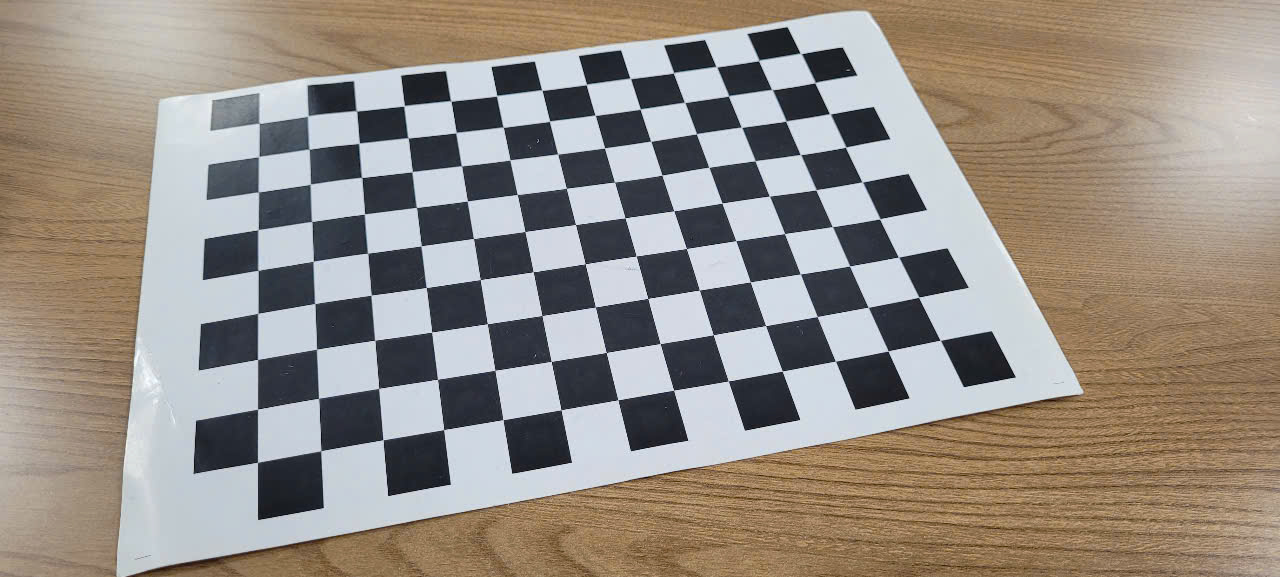
#> input picture assets/data_1.jpg, 1280 x 577 px
$ jupyter execute cam_calibration.ipynb
#> lines starting #> are read from the running program, lines starting #| are printed output that depends on the picture
[cell 1]
import cv2
import matplotlib.pyplot as plt

[cell 2]
plt.figure(figsize=(16, 10))
plt.subplot(1, 2, 1)
plt.imshow(plt.imread("assets/data_1.jpg"))

plt.subplot(1, 2, 2)
plt.imshow(plt.imread("assets/data_2.jpg"))
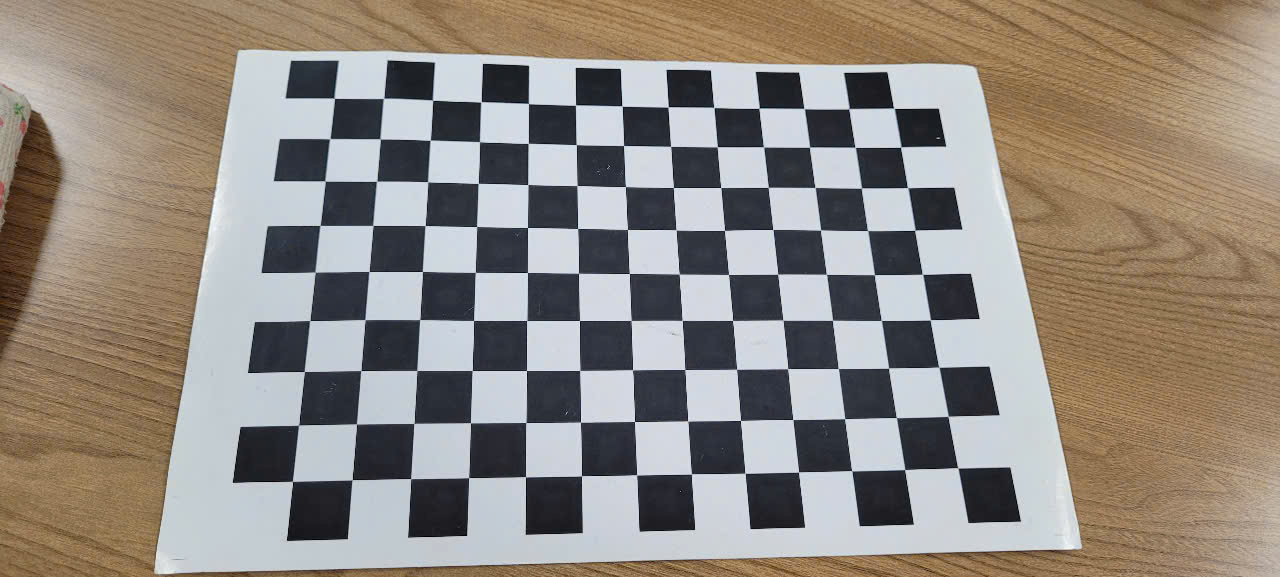
#> input picture assets/data_2.jpg, 1280 x 577 px
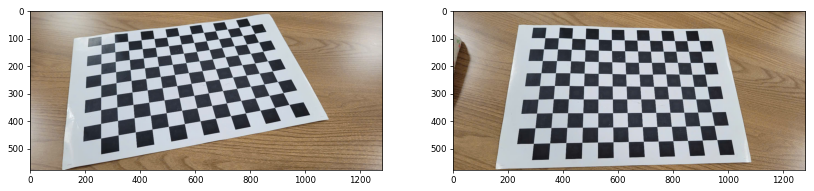
#> figure drawn by matplotlib, 2 panels

### 1. Find corners

[cell 3]
image_1 = cv2.imread("assets/data_2.jpg")
gray = cv2.cvtColor(image_1, cv2.COLOR_BGR2GRAY)
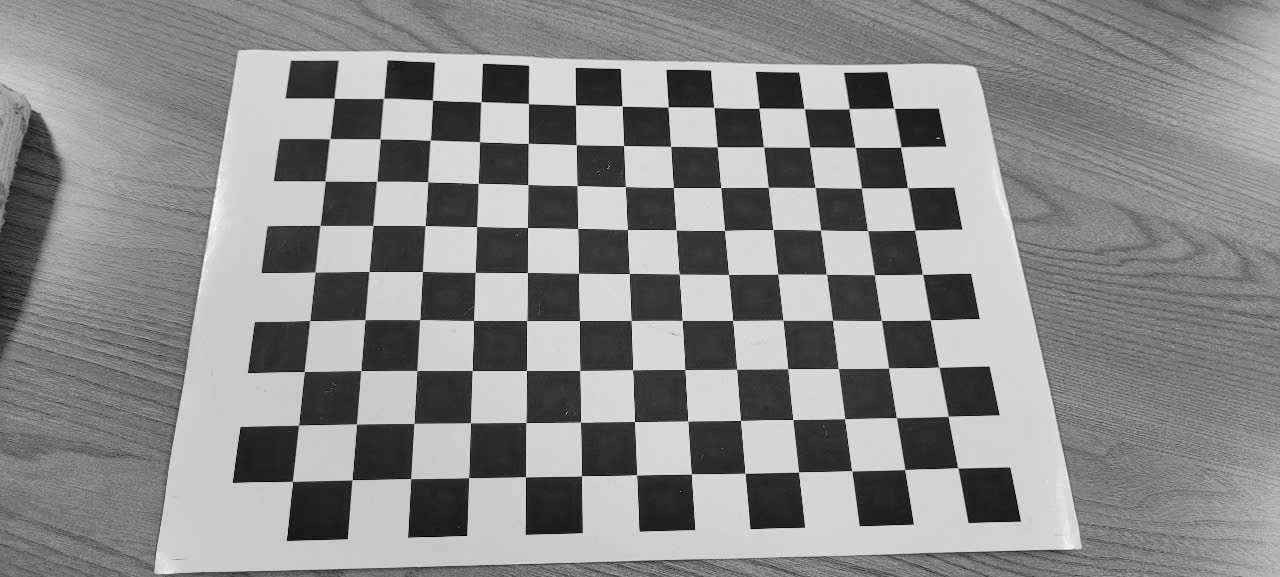
#> gray: shape (577, 1280); min 0, max 255, mean 139.3
plt.figure(figsize=(15, 9))
plt.imshow(gray, cmap="gray")

[cell 4]
ret, corners = cv2.findChessboardCorners(gray, (13,9), None)
#> ret = True; corners = 117 rows, first 8: [334.4, 98.3], [384, 98.37], [432.5, 100.2], [481, 101.8], [528.4, 103.5], [575.4, 104.9], [622, 106], [668.2, 106.9]
if ret:
    print(f"Found {len(corners)} corners")
#| Found 117 corners
    cv2.drawChessboardCorners(image_1, (13, 9), corners, ret)
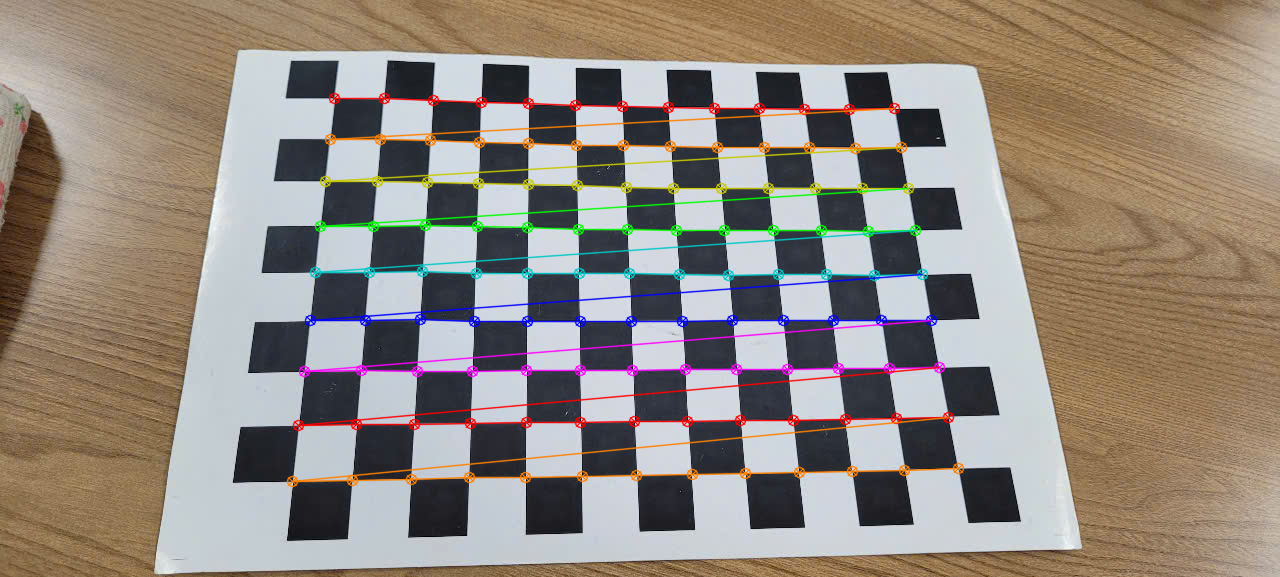
#> image_1: shape (577, 1280, 3); mean B, G, R 127.6, 136.9, 146.7
    plt.figure(figsize=(15, 9))
    plt.imshow(image_1)
